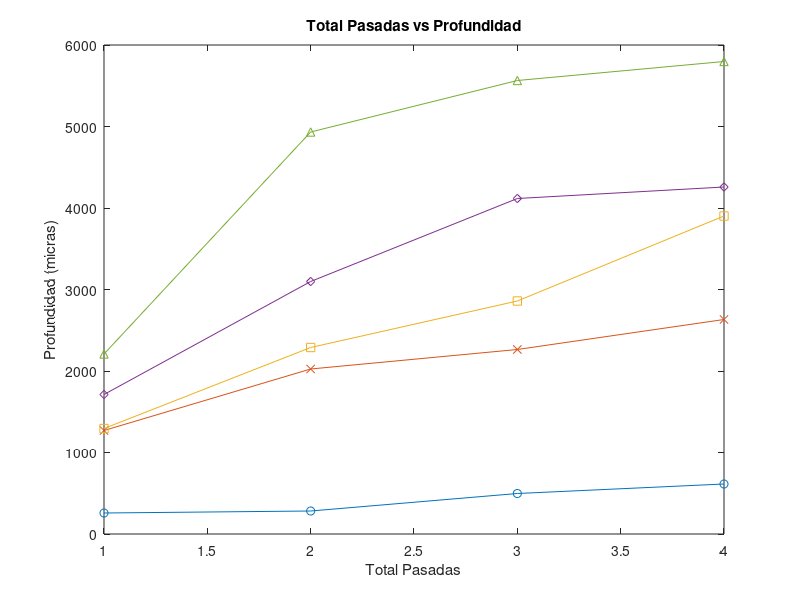

Write MATLAB code to recreate this figure.
%%Grafico Pasadas vs Profundidad
%18
x = [1,2,3,4];
y = [257.669,282.209,496.933,613.497];
%20
t = [1,2,3,4];
n = [1269.939,2024.540,2263.902,2631.902];
%22.5
g = [1,2,3,4];
h = [1294.479,2288.344,2858.896,3901.840];
%30
r = [1,2,3,4];
f = [1711.656,3098.160,4116.564,4257.669];
%45
p = [1,2,3,4];
k = [2208.589,4932.515,5564.417,5797.546];

figure
plot(x,y,'-o','DisplayName','18%')
xlabel('Total Pasadas')
ylabel('Profundidad (micras)')
title('Total Pasadas vs Profundidad')
hold on 

plot(t,n,'-x','DisplayName','20%')
plot(g,h,'-s','DisplayName','22.5%')
plot(r,f,'-d','DisplayName','30%')
plot(p,k,'-^','DisplayName','45%')